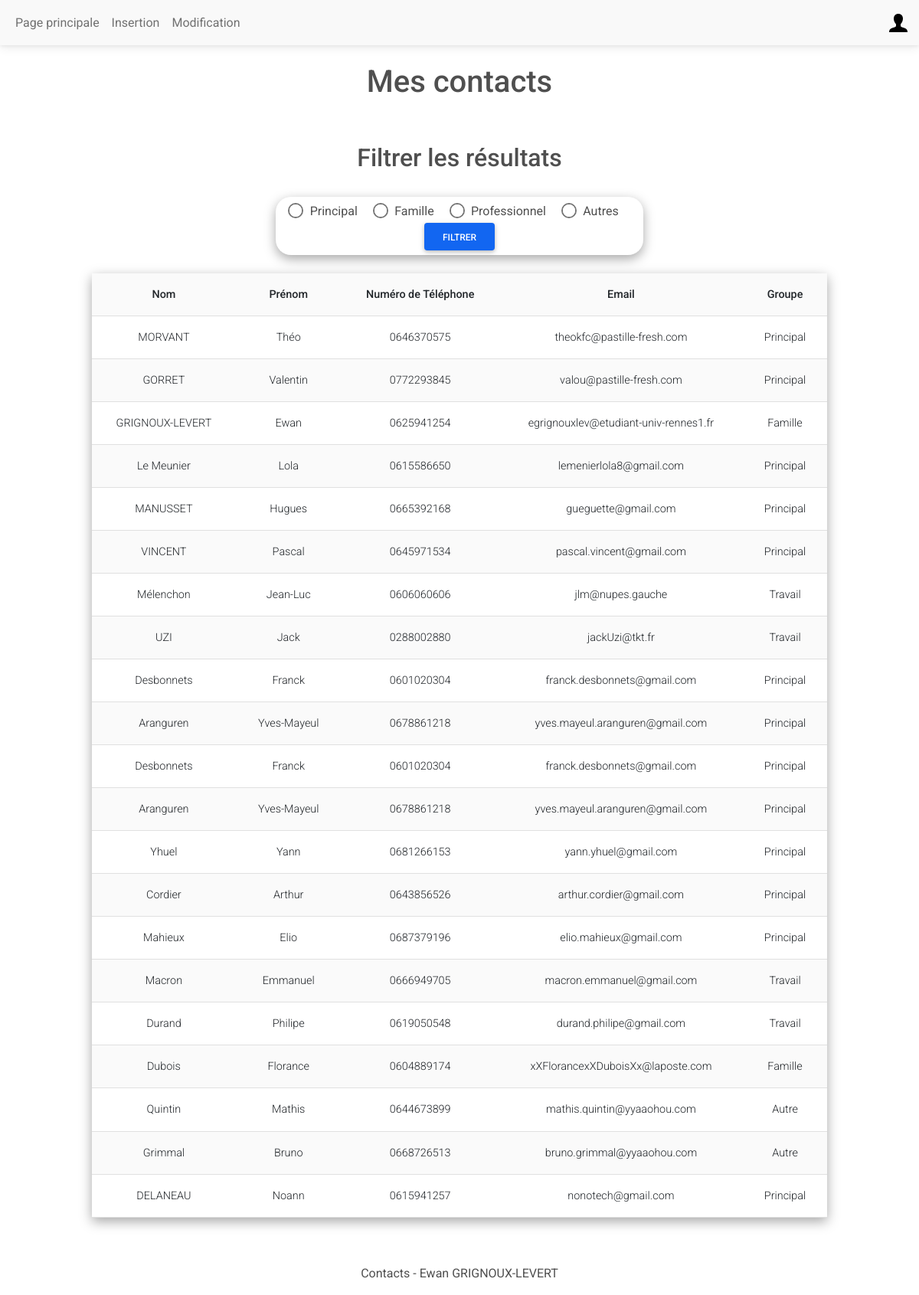
The page / (signed in) on the database its author committed.
### tables this page shows
CREATE TABLE "Coordonnees" (
	"id"	INTEGER,
	"nom"	VARCHAR(30) NOT NULL,
	"prenom"	VARCHAR(30) NOT NULL,
	"phoneNumber"	VARCHAR(10),
	"email"	VARCHAR(40) CHECK("email" LIKE '%@%'),
	"idUsers"	INTEGER NOT NULL,
	"groups"	VARCHAR(10) NOT NULL CHECK("groups" IN ('Principal', 'Travail', 'Famille', 'Autre')),
	FOREIGN KEY("idUsers") REFERENCES "Users"("id") ON UPDATE CASCADE ON DELETE CASCADE,
	PRIMARY KEY("id" AUTOINCREMENT)
);

### index.php (the view, shortened to what this page needs)
<!DOCTYPE html>
<html lang="fr">
    <head>
        <link href="http://localhost/WEB2/IUT-Projet-WEB/style.css" rel="stylesheet" type="text/css">
        <link rel="stylesheet" href="https://cdnjs.cloudflare.com/ajax/libs/font-awesome/6.0.0/css/all.min.css%22/%3E">
        <link rel="stylesheet" href="css/mdb.min.css" />
    </head>
    <body>
        <nav class="navbar navbar-expand-lg navbar-light bg-light">
            <div class="container-fluid">
                <div class="collapse navbar-collapse" id="navbarSupportedContent">
                    <ul class="navbar-nav me-auto mb-2 mb-lg-0">
                        <li class="nav-item">
                        <a class="nav-link" href="index.php">Page principale</a>
                        </li>
                        <?php
                            if(isset($_SESSION) && $_SESSION['status']=='admin'){
                                echo '<li class="nav-item">';
                                echo '<a class="nav-link" href="insertion.php">Insertion</a>';
                                echo '</li>';
                                echo '<li class="nav-item">';
                                echo '<a class="nav-link" href="modification.php">Modification</a>';
                                echo '</li>';
                            }
                        ?>
                    </ul>
                </div>
                <div class="dropdown">
                    <a class="dropdown-toggle d-flex align-items-center hidden-arrow" href="#" id="navbarDropdownMenuAvatar" role="button" data-mdb-toggle="dropdown" aria-expanded="false">
                        <img src="img/user.png" alt="user icon" loading="lazy">
                    </a>
                </div>
            </div>
        </nav>
        <h1>Mes contacts</h1>
        <section>
            <h2>Filtrer les résultats</h2>
            <form id="ind_form" action="#" method="GET">
                <div class="form-check form-check-inline">
                    <input class="form-check-input" type="radio" name="inlineRadioOptions" id="inlineRadio1" value="Principal" />
                    <label class="form-check-label" for="inlineRadio1">Principal</label>
                </div>
                <div class="form-check form-check-inline">
                    <input class="form-check-input" type="radio" name="inlineRadioOptions" id="inlineRadio2" value="Famille" />
                    <label class="form-check-label" for="inlineRadio1">Famille</label>
                </div>
                <div class="form-check form-check-inline">
                    <input class="form-check-input" type="radio" name="inlineRadioOptions" id="inlineRadio3" value="Professionnel" />
                    <label class="form-check-label" for="inlineRadio1">Professionnel</label>
                </div>
                <div class="form-check form-check-inline">
                    <input class="form-check-input" type="radio" name="inlineRadioOptions" id="inlineRadio4" value="Autres" />
                    <label class="form-check-label" for="inlineRadio1">Autres</label>
                </div>
                <input type="submit" class="btn btn-primary" id="ind_button" value='Filtrer'>
            </form>
        </section>
        <?php
        $madb = new PDO('sqlite:'.$_SERVER["DOCUMENT_ROOT"]."/WEB2/IUT-Projet-WEB/DB/database.sqlite") ;
        if (!empty($_GET)){
            $groups_filtre= $madb->quote($_GET["inlineRadioOptions"]);
            $query = 'SELECT * FROM Coordonnees WHERE idUsers LIKE '.$_SESSION["id"].' AND groups LIKE '.$groups_filtre.';';
            $result = $madb->query($query);
            $tb = "
                <tr>
                <th scope='col'>Nom</th>
                <th scope='col'>Prénom</th>
                <th scope='col'>Numéro de Téléphone</th>
                <th scope='col'>Email</th>
                <th scope='col'>Groupe</th>
                </tr>
                <tr>
            ";
            while ($row = $result->fetch(PDO::FETCH_ASSOC)) {
                $nom = $row["nom"];
                $prenom = $row["prenom"];
                $phone = $row["phoneNumber"];
                $mail = $row["email"];
                $groups = $row["groups"];
                $tb .= "<td> $nom </td>";
                $tb .= "<td> $prenom </td>";
                $tb .= "<td> $phone </td>";
                $tb .= "<td> $mail </td>";
                $tb .= "<td> $groups </td>";
                $tb .= "</tr>";
            }
        }
        else {
            $query = 'SELECT * FROM Coordonnees WHERE idUsers LIKE '.$_SESSION["id"].' ;';
            $result = $madb->query($query);
            $tb = "
                <tr>
                <th scope='col'>Nom</th>
                <th scope='col'>Prénom</th>
                <th scope='col'>Numéro de Téléphone</th>
                <th scope='col'>Email</th>
                <th scope='col'>Groupe</th>
                </tr>
                <tr>
            ";
            while ($row = $result->fetch(PDO::FETCH_ASSOC)) {
                $nom = $row["nom"];
                $prenom = $row["prenom"];
                $phone = $row["phoneNumber"];
                $mail = $row["email"];
                $groups = $row["groups"];
                $tb .= "<td> $nom </td>";
                $tb .= "<td> $prenom </td>";
                $tb .= "<td> $phone </td>";
                $tb .= "<td> $mail </td>";
                $tb .= "<td> $groups </td>";
                $tb .= "</tr>";
            }
        }
        echo "<div table-responsive>
            <table class='table table-striped ' id='index_tab'>
            $tb
            </table>";
        ?>
        <footer>
            <p>Contacts - Ewan GRIGNOUX-LEVERT</p>
        </footer>
    </body>
</html>

### style.css (style rules this page uses)
h1, h2 { text-align: center; padding: 2%; }
body { position: relative; margin: 0; padding: 0; min-height: 100%; width: 100%; }
#ind_form { text-align: center; padding: 0.5%; margin-left: 30%; margin-bottom: 2%; width : 40%; box-shadow: rgba(0, 0, 0, 0.35) 0px 5px 15px; border-radius: 20px; }
#index_tab { width: 80%; margin-left: 10%; box-shadow: rgba(0, 0, 0, 0.35) 0px 5px 15px; text-align: center; }
footer { margin-top: 5%; margin-bottom: 0%; width: 100%; text-align: center; }

### rows shown on the page
coordonnees: nom "MORVANT", prenom "Théo", phoneNumber "0646370575", email "theokfc@pastille-fresh.com", groups "Principal"
coordonnees: nom "GORRET", prenom "Valentin", phoneNumber "0772293845", email "valou@pastille-fresh.com", groups "Principal"
coordonnees: nom "GRIGNOUX-LEVERT", prenom "Ewan", phoneNumber "0625941254", email "egrignouxlev@etudiant-univ-rennes1.fr", groups "Famille"
coordonnees: nom "Le Meunier", prenom "Lola", phoneNumber "0615586650", email "lemenierlola8@gmail.com", groups "Principal"
coordonnees: nom "MANUSSET", prenom "Hugues", phoneNumber "0665392168", email "gueguette@gmail.com", groups "Principal"
coordonnees: nom "VINCENT", prenom "Pascal", phoneNumber "0645971534", email "pascal.vincent@gmail.com", groups "Principal"
coordonnees: nom "Mélenchon", prenom "Jean-Luc", phoneNumber "0606060606", email "jlm@nupes.gauche", groups "Travail"
coordonnees: nom "UZI", prenom "Jack", phoneNumber "0288002880", email "jackUzi@tkt.fr", groups "Travail"
coordonnees: nom "Desbonnets", prenom "Franck", phoneNumber "0601020304", email "franck.desbonnets@gmail.com", groups "Principal"
coordonnees: nom "Aranguren", prenom "Yves-Mayeul", phoneNumber "0678861218", email "yves.mayeul.aranguren@gmail.com", groups "Principal"
coordonnees: nom "Desbonnets", prenom "Franck", phoneNumber "0601020304", email "franck.desbonnets@gmail.com", groups "Principal"
coordonnees: nom "Aranguren", prenom "Yves-Mayeul", phoneNumber "0678861218", email "yves.mayeul.aranguren@gmail.com", groups "Principal"
coordonnees: nom "Yhuel", prenom "Yann", phoneNumber "0681266153", email "yann.yhuel@gmail.com", groups "Principal"
coordonnees: nom "Cordier", prenom "Arthur", phoneNumber "0643856526", email "arthur.cordier@gmail.com", groups "Principal"
coordonnees: nom "Mahieux", prenom "Elio", phoneNumber "0687379196", email "elio.mahieux@gmail.com", groups "Principal"
coordonnees: nom "Macron", prenom "Emmanuel", phoneNumber "0666949705", email "macron.emmanuel@gmail.com", groups "Travail"
coordonnees: nom "Durand", prenom "Philipe", phoneNumber "0619050548", email "durand.philipe@gmail.com", groups "Travail"
coordonnees: nom "Dubois", prenom "Florance", phoneNumber "0604889174", email "xXFlorancexXDuboisXx@laposte.com", groups "Famille"
coordonnees: nom "Quintin", prenom "Mathis", phoneNumber "0644673899", email "mathis.quintin@yyaaohou.com", groups "Autre"
coordonnees: nom "Grimmal", prenom "Bruno", phoneNumber "0668726513", email "bruno.grimmal@yyaaohou.com", groups "Autre"
coordonnees: nom "DELANEAU", prenom "Noann", phoneNumber "0615941257", email "nonotech@gmail.com", groups "Principal"
